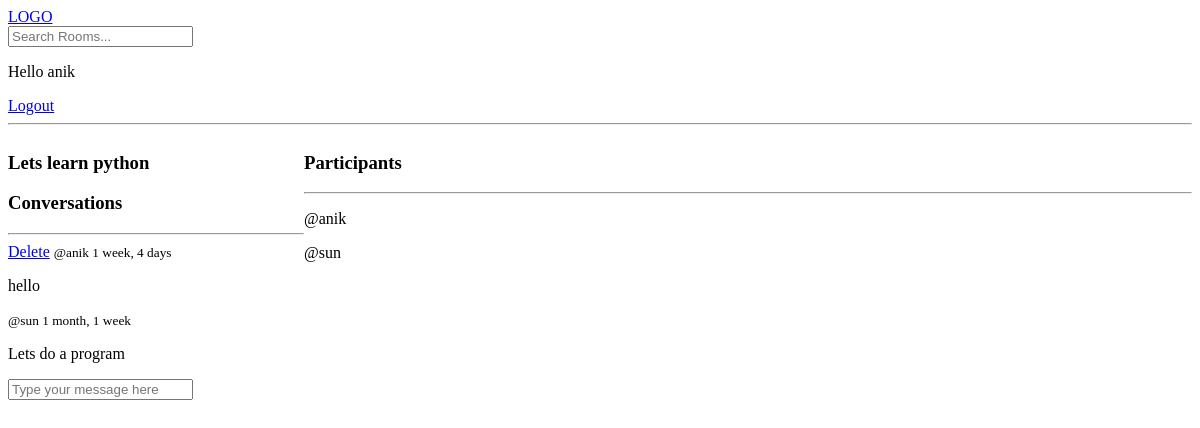
/room/1 (signed in), run on an earlier commit of the app's database.
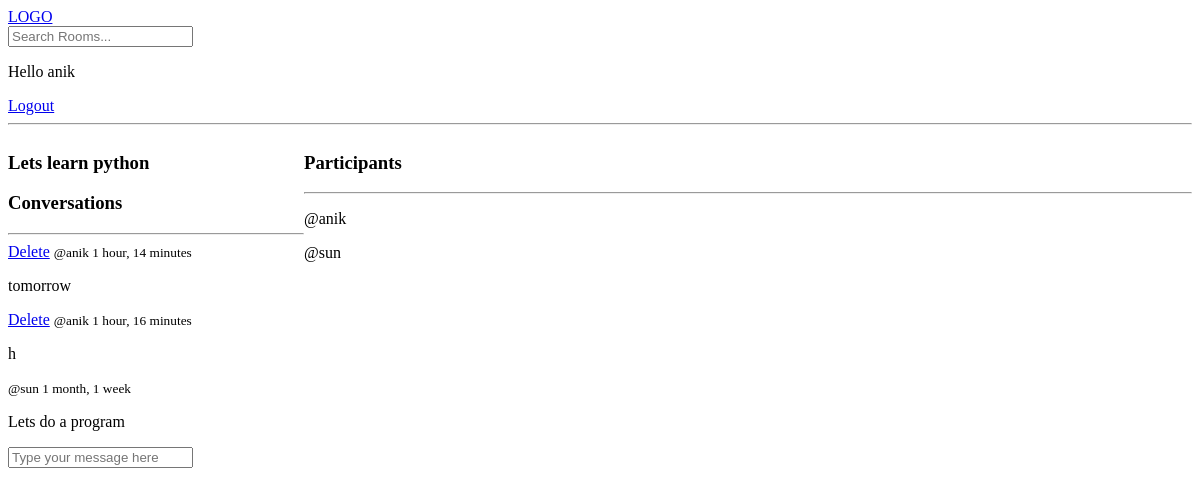
And on a later commit of the database.
### base/models.py (models this page shows, shortened)
class Messages(models.Model):
    user = models.ForeignKey(User, on_delete=models.CASCADE)
    room = models.ForeignKey(Room, on_delete=models.CASCADE)
    body = models.TextField()
    updated = models.DateTimeField(auto_now= True)
    created = models.DateTimeField(auto_now_add= True)
    objects = models.Manager()

### base/views.py (the view, shortened to what this page needs)
# urls.py: path('room/<str:pk>', views.room, name = "room"),
def room(request, pk):
    room = Room.objects.get(id = pk)
    comments =  room.messages_set.all().order_by('-created')
    participants = room.participants.all()
    context = {'room':room, 'comments': comments, 'participants': participants}
    return render(request,'base/room.html', context)

### base/templates/base/room.html (shortened to what this page needs)
{% extends 'main.html' %}
{% block content %}
<div class="room-container">
    <div>
        <h3>{{ room.name }}</h3>
        <div class="comment-wrapper">
            <h3>Conversations</h3>
            <hr>
            {% for message in comments %}
            <div>
                {% if request.user == message.user %}
                    <a href="{% url 'delete-message' message.id %}">Delete</a>
                {% endif %}
                <small>@{{ message.user }} {{ message.created | timesince }}</small>
                <p>{{ message.body }}</p>
            </div>
            {% endfor %}
        </div>
        {% if user.is_authenticated %}
        <div class="comment-form">
           <form method="POST" action="">
                <input type="text" name="body" placeholder="Type your message here">
            </form>
        </div>
        {% endif %}
    </div>
    <div>
        <h3>Participants</h3>
        <hr>
        {% for user in participants %}
        <div>
            <p>@{{ user.username }}</p>
        </div>
        {% endfor %}
    </div>
</div>
{% endblock content %}

### templates/navbar.html
<a>
    <a href="{% url 'home' %}">LOGO</a>
</a>
<form method="GET" action="{% url 'home' %}">
    <input type="text" name="q" placeholder="Search Rooms...">
</form>
{% if request.user.is_authenticated %}
    <p>Hello {{request.user}}</p>
    <a href="{% url 'logout' %}">Logout</a>
{% else %}
    <a href="{% url 'login' %}">Login</a>
{% endif %}
<hr>

What changed in the data, as far as the page shows it:
removed Messages: shows "Delete", user "anik", created "1 week, 4 days", body "hello"
added Messages: shows "Delete", user "anik", created "1 hour, 14 minutes", body "tomorrow"
added Messages: shows "Delete", user "anik", created "1 hour, 16 minutes", body "h"
